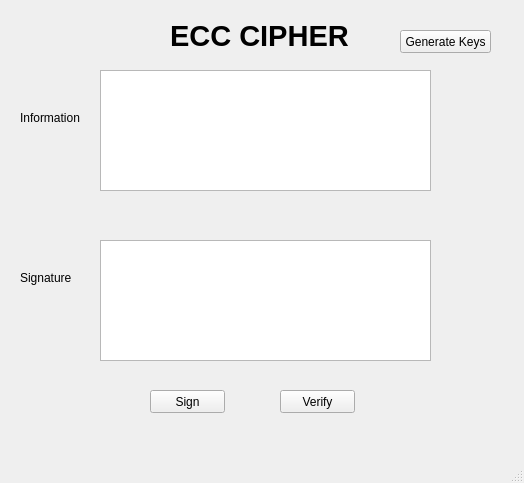
<?xml version="1.0" encoding="UTF-8"?>
<ui version="4.0">
 <class>MainWindow</class>
 <widget class="QMainWindow" name="MainWindow">
  <property name="geometry">
   <rect>
    <x>0</x>
    <y>0</y>
    <width>524</width>
    <height>483</height>
   </rect>
  </property>
  <property name="windowTitle">
   <string>MainWindow</string>
  </property>
  <widget class="QWidget" name="centralwidget">
   <widget class="QPushButton" name="btn_generateKeys">
    <property name="geometry">
     <rect>
      <x>400</x>
      <y>30</y>
      <width>91</width>
      <height>23</height>
     </rect>
    </property>
    <property name="text">
     <string>Generate Keys</string>
    </property>
   </widget>
   <widget class="QPushButton" name="btn_verify">
    <property name="geometry">
     <rect>
      <x>280</x>
      <y>390</y>
      <width>75</width>
      <height>23</height>
     </rect>
    </property>
    <property name="text">
     <string>Verify</string>
    </property>
   </widget>
   <widget class="QLabel" name="label_5">
    <property name="geometry">
     <rect>
      <x>20</x>
      <y>270</y>
      <width>61</width>
      <height>16</height>
     </rect>
    </property>
    <property name="text">
     <string>Signature</string>
    </property>
   </widget>
   <widget class="QLabel" name="label">
    <property name="geometry">
     <rect>
      <x>170</x>
      <y>10</y>
      <width>281</width>
      <height>51</height>
     </rect>
    </property>
    <property name="font">
     <font>
      <pointsize>22</pointsize>
      <weight>75</weight>
      <bold>true</bold>
     </font>
    </property>
    <property name="text">
     <string>ECC CIPHER</string>
    </property>
   </widget>
   <widget class="QTextEdit" name="txt_information">
    <property name="geometry">
     <rect>
      <x>100</x>
      <y>70</y>
      <width>331</width>
      <height>121</height>
     </rect>
    </property>
   </widget>
   <widget class="QTextEdit" name="txt_sign">
    <property name="geometry">
     <rect>
      <x>100</x>
      <y>240</y>
      <width>331</width>
      <height>121</height>
     </rect>
    </property>
   </widget>
   <widget class="QLabel" name="label_3">
    <property name="geometry">
     <rect>
      <x>20</x>
      <y>110</y>
      <width>61</width>
      <height>16</height>
     </rect>
    </property>
    <property name="text">
     <string>Information</string>
    </property>
   </widget>
   <widget class="QPushButton" name="btn_sign">
    <property name="geometry">
     <rect>
      <x>150</x>
      <y>390</y>
      <width>75</width>
      <height>23</height>
     </rect>
    </property>
    <property name="text">
     <string>Sign</string>
    </property>
   </widget>
  </widget>
  <widget class="QMenuBar" name="menubar">
   <property name="geometry">
    <rect>
     <x>0</x>
     <y>0</y>
     <width>524</width>
     <height>21</height>
    </rect>
   </property>
  </widget>
  <widget class="QStatusBar" name="statusbar"/>
 </widget>
 <resources/>
 <connections/>
</ui>
